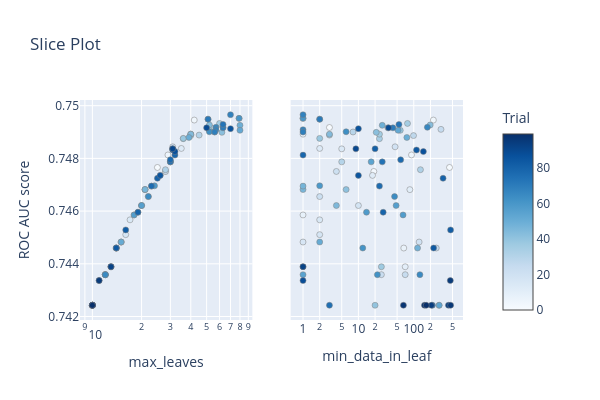

This figure's notebook cell:
### Markdown cell above
**4. `min_data_in_leaf`, `max_depth`, `max_leaves` - online-регуляризация дерева**

### Code cell
%%time
from local_manipulations import *

param_info = {
    'eta': 0.02,
    'lambda': 0.15,
    'min_sum_hessian_in_leaf': 2.5, # ~min_data_in_leaf (ПРИМЕРНО)
    
    'min_data_in_leaf': (1, 500, 'int'),
    'max_leaves': (10, 80, 'int'),
    'max_depth': -1, # Не надо это использовать для lossguide-деревьев
    
    'nthread': 16
}
study = start_lgb_random_search(param_info, n_trials=100, X_tr=X_tr, y_tr=y_tr, X_val=X_val, y_val=y_val)

fig = plot_slice(study, target=lambda trial: trial.values[0], target_name='ROC AUC score')
fig.update_layout(height=400, width=600)

### Figure 1 — Plotly figure (JSON) as saved in the notebook; plotly's stock layout.template omitted (floating-point values rounded to 4 significant figures)
{"data": [{"marker": {"color": [0, 1, 2, 3, 4, 5, 6, 7, 8, 9, 10, 11, 12, 13, 14, 15, 16, 17, 18, 19, 20, 21, 22, 23, 24, 25, 26, 27, 28, 29, 30, 31, 32, 33, 34, 35, 36, 37, 38, 39, 40, 41, 42, 43, 44, 45, 46, 47, 48, 49, 50, 51, 52, 53, 54, 55, 56, 57, 58, 59, 60, 61, 62, 63, 64, 65, 66, 67, 68, 69, 70, 71, 72, 73, 74, 75, 76, 77, 78, 79, 80, 81, 82, 83, 84, 85, 86, 87, 88, 89, 90, 91, 92, 93, 94, 95, 96, 97, 98, 99], "colorbar": {"title": {"text": "Trial"}, "x": 1, "xpad": 40, "y": 0.5}, "colorscale": [[0, "rgb(247,251,255)"], [0.125, "rgb(222,235,247)"], [0.25, "rgb(198,219,239)"], [0.375, "rgb(158,202,225)"], [0.5, "rgb(107,174,214)"], [0.625, "rgb(66,146,198)"], [0.75, "rgb(33,113,181)"], [0.875, "rgb(8,81,156)"], [1, "rgb(8,48,107)"]], "line": {"color": "Grey", "width": 0.5}, "showscale": true}, "mode": "markers", "name": "Feasible Trial", "showlegend": false, "type": "scatter", "x": [63, 25, 28, 79, 42, 29, 10, 14, 18, 40, 13, 21, 26, 35, 31, 17, 15, 16, 20, 31, 15, 28, 22, 12, 12, 52, 14, 40, 53, 56, 30, 45, 28, 51, 36, 60, 40, 13, 36, 52, 10, 21, 62, 52, 40, 20, 21, 23, 14, 80, 39, 15, 80, 10, 30, 12, 20, 18, 19, 24, 79, 14, 12, 52, 22, 12, 57, 57, 70, 56, 63, 51, 10, 63, 30, 10, 23, 30, 32, 19, 25, 31, 16, 14, 31, 26, 70, 32, 11, 50, 31, 13, 13, 10, 10, 11, 10, 10, 10, 10], "xaxis": "x", "y": [0.7492, 0.7477, 0.7475, 0.7495, 0.7495, 0.7481, 0.7424, 0.7446, 0.7459, 0.7489, 0.7439, 0.7468, 0.7474, 0.7484, 0.7484, 0.7457, 0.7448, 0.7451, 0.7462, 0.7484, 0.7448, 0.7475, 0.7466, 0.7436, 0.7436, 0.7491, 0.7446, 0.7489, 0.7492, 0.749, 0.7479, 0.7489, 0.7476, 0.7495, 0.7487, 0.7493, 0.7489, 0.7439, 0.7488, 0.7491, 0.7424, 0.7468, 0.749, 0.7493, 0.7489, 0.7462, 0.7468, 0.7469, 0.7446, 0.7493, 0.7488, 0.7448, 0.7491, 0.7424, 0.7479, 0.7436, 0.7462, 0.7459, 0.746, 0.747, 0.7495, 0.7446, 0.7436, 0.749, 0.7466, 0.7436, 0.7492, 0.7491, 0.7497, 0.749, 0.7492, 0.7495, 0.7424, 0.7493, 0.7479, 0.7424, 0.7469, 0.7479, 0.7481, 0.746, 0.7472, 0.7484, 0.7453, 0.7446, 0.7483, 0.7474, 0.7491, 0.7483, 0.7434, 0.7492, 0.7484, 0.7439, 0.7439, 0.7424, 0.7424, 0.7434, 0.7424, 0.7424, 0.7424, 0.7424], "yaxis": "y"}, {"marker": {"color": [0, 1, 2, 3, 4, 5, 6, 7, 8, 9, 10, 11, 12, 13, 14, 15, 16, 17, 18, 19, 20, 21, 22, 23, 24, 25, 26, 27, 28, 29, 30, 31, 32, 33, 34, 35, 36, 37, 38, 39, 40, 41, 42, 43, 44, 45, 46, 47, 48, 49, 50, 51, 52, 53, 54, 55, 56, 57, 58, 59, 60, 61, 62, 63, 64, 65, 66, 67, 68, 69, 70, 71, 72, 73, 74, 75, 76, 77, 78, 79, 80, 81, 82, 83, 84, 85, 86, 87, 88, 89, 90, 91, 92, 93, 94, 95, 96, 97, 98, 99], "colorbar": {"title": {"text": "Trial"}, "x": 1, "xpad": 40}, "colorscale": [[0, "rgb(247,251,255)"], [0.125, "rgb(222,235,247)"], [0.25, "rgb(198,219,239)"], [0.375, "rgb(158,202,225)"], [0.5, "rgb(107,174,214)"], [0.625, "rgb(66,146,198)"], [0.75, "rgb(33,113,181)"], [0.875, "rgb(8,81,156)"], [1, "rgb(8,48,107)"]], "line": {"color": "Grey", "width": 0.5}, "showscale": false}, "mode": "markers", "name": "Feasible Trial", "showlegend": false, "type": "scatter", "x": [3, 442, 19, 1, 226, 91, 285, 66, 1, 1, 70, 85, 18, 2, 5, 2, 1, 2, 10, 46, 125, 4, 2, 26, 70, 310, 255, 99, 34, 8, 5, 3, 132, 2, 24, 77, 24, 26, 2, 57, 20, 6, 21, 198, 3, 4, 1, 1, 117, 27, 75, 2, 52, 288, 17, 1, 48, 64, 14, 2, 1, 12, 22, 6, 45, 129, 176, 1, 1, 1, 42, 2, 217, 54, 27, 3, 24, 58, 1, 28, 338, 20, 462, 228, 112, 10, 10, 149, 1, 35, 9, 1, 1, 423, 208, 457, 463, 65, 156, 168], "xaxis": "x2", "y": [0.7492, 0.7477, 0.7475, 0.7495, 0.7495, 0.7481, 0.7424, 0.7446, 0.7459, 0.7489, 0.7439, 0.7468, 0.7474, 0.7484, 0.7484, 0.7457, 0.7448, 0.7451, 0.7462, 0.7484, 0.7448, 0.7475, 0.7466, 0.7436, 0.7436, 0.7491, 0.7446, 0.7489, 0.7492, 0.749, 0.7479, 0.7489, 0.7476, 0.7495, 0.7487, 0.7493, 0.7489, 0.7439, 0.7488, 0.7491, 0.7424, 0.7468, 0.749, 0.7493, 0.7489, 0.7462, 0.7468, 0.7469, 0.7446, 0.7493, 0.7488, 0.7448, 0.7491, 0.7424, 0.7479, 0.7436, 0.7462, 0.7459, 0.746, 0.747, 0.7495, 0.7446, 0.7436, 0.749, 0.7466, 0.7436, 0.7492, 0.7491, 0.7497, 0.749, 0.7492, 0.7495, 0.7424, 0.7493, 0.7479, 0.7424, 0.7469, 0.7479, 0.7481, 0.746, 0.7472, 0.7484, 0.7453, 0.7446, 0.7483, 0.7474, 0.7491, 0.7483, 0.7434, 0.7492, 0.7484, 0.7439, 0.7439, 0.7424, 0.7424, 0.7434, 0.7424, 0.7424, 0.7424, 0.7424], "yaxis": "y2"}], "layout": {"height": 400, "title": {"text": "Slice Plot"}, "width": 600, "xaxis": {"anchor": "y", "autorange": true, "domain": [0, 0.45], "range": [0.9243, 1.979], "title": {"text": "max_leaves"}, "type": "log"}, "xaxis2": {"anchor": "y2", "autorange": true, "domain": [0.55, 1], "range": [-0.2235, 2.889], "title": {"text": "min_data_in_leaf"}, "type": "log"}, "yaxis": {"anchor": "x", "autorange": true, "domain": [0, 1], "range": [0.7419, 0.7502], "title": {"text": "ROC AUC score"}, "type": "linear"}, "yaxis2": {"anchor": "x2", "autorange": true, "domain": [0, 1], "matches": "y", "range": [0.7419, 0.7502], "showticklabels": false, "type": "linear"}}}
